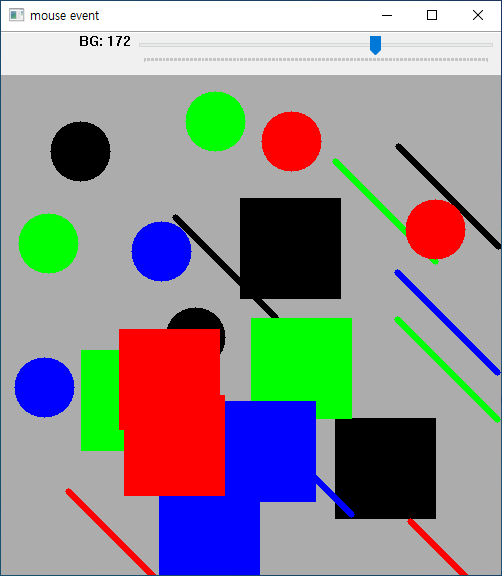
#> input picture exam/소프트웨어학과 2018E7175 정민기 실행화면1(도형 그리기).png, 502 x 576 px, given in place of the camera
$ python workshop_cctv_motion_sensor.py
#> lines starting #> are read from the running program, lines starting #| are printed output that depends on the picture
import numpy as np
import cv2

thresh = 25
max_diff = 5

a, b, c = None, None, None
cap = cv2.VideoCapture(0)
cap.set(cv2.CAP_PROP_FRAME_WIDTH, 480)
cap.set(cv2.CAP_PROP_FRAME_HEIGHT, 320)

if cap.isOpened():
    ret, a = cap.read()
#> a is the input picture: shape (576, 502, 3); mean B, G, R 145.5, 142, 144.9
    ret, b = cap.read()

    while ret:
        ret, c = cap.read()
        draw = c.copy()
        if not ret:
            break

        a_gray = cv2.cvtColor(a, cv2.COLOR_BGR2GRAY)
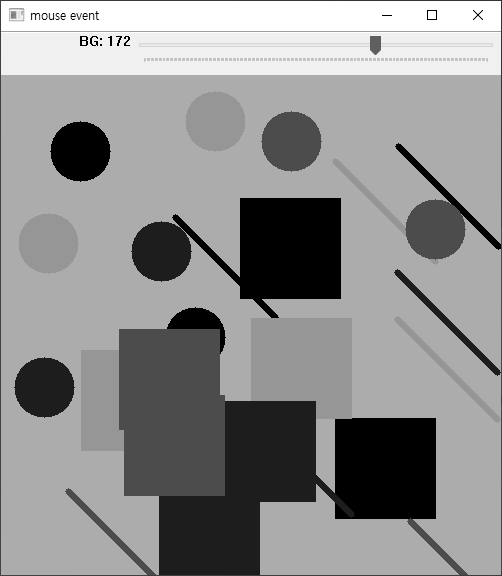
#> a_gray: shape (576, 502); min 0, max 255, mean 143.3
        b_gray = cv2.cvtColor(b, cv2.COLOR_BGR2GRAY)
        c_gray = cv2.cvtColor(c, cv2.COLOR_BGR2GRAY)

        diff1 = cv2.absdiff(a_gray, b_gray)
#> diff1: shape (576, 502); every value is 0
        diff2 = cv2.absdiff(b_gray, c_gray)

        ret, diff1_t = cv2.threshold(diff1, thresh, 255, cv2.THRESH_BINARY)
#> ret = 25
        ret, diff2_t = cv2.threshold(diff2, thresh, 255, cv2.THRESH_BINARY)

        diff = cv2.bitwise_and(diff1_t, diff2_t)

        k = cv2.getStructuringElement(cv2.MORPH_CROSS, (3, 3))
        diff = cv2.morphologyEx(diff, cv2.MORPH_OPEN, k)

        diff_cnt = cv2.countNonZero(diff)
#> diff_cnt = 0
        if diff_cnt > max_diff:
            nzero = np.nonzero(diff)
            cv2.rectangle(draw, (min(nzero[1]), min(nzero[0])),
                                (max(nzero[1]), max(nzero[0])), (0, 255 ,0), 2)
            cv2.putText(draw, "Motion Detected", (10, 30),
                                cv2.FONT_HERSHEY_DUPLEX, 0.5, (0, 0, 255))

        stacked = np.hstack((draw, cv2.cvtColor(diff, cv2.COLOR_GRAY2BGR)))
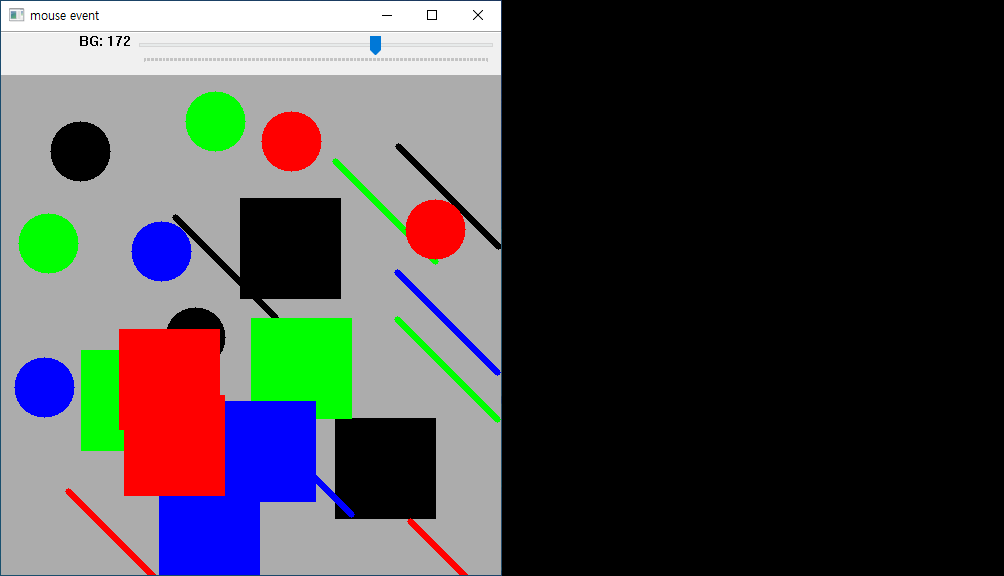
#> stacked: shape (576, 1004, 3); mean B, G, R 72.8, 71, 72.4
        cv2.imshow('motion sensor', stacked)

        a = b
        b = c

        if cv2.waitKey(1) & 0xFF == 27:
#> (key Esc is pressed here)
            break

$ run again, on exam/소프트웨어학과 2018E7175 정민기 실행화면2(이미지 저장하기).png
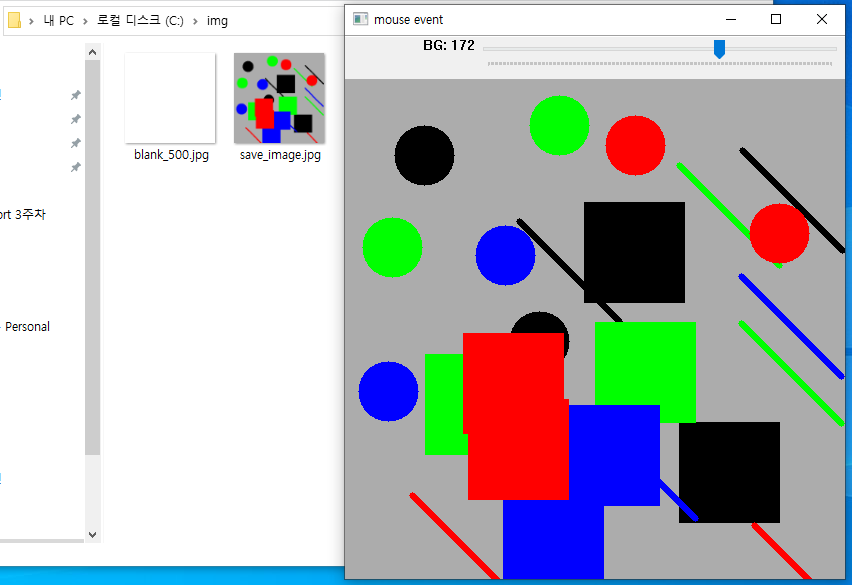
#> input picture exam/소프트웨어학과 2018E7175 정민기 실행화면2(이미지 저장하기).png, 852 x 585 px, given in place of the camera
#> a is the input picture: shape (585, 852, 3); mean B, G, R 186.7, 182.9, 181.1
#> `a_gray = cv2.cvtColor(a, cv2.COLOR_BGR2GRAY)`:
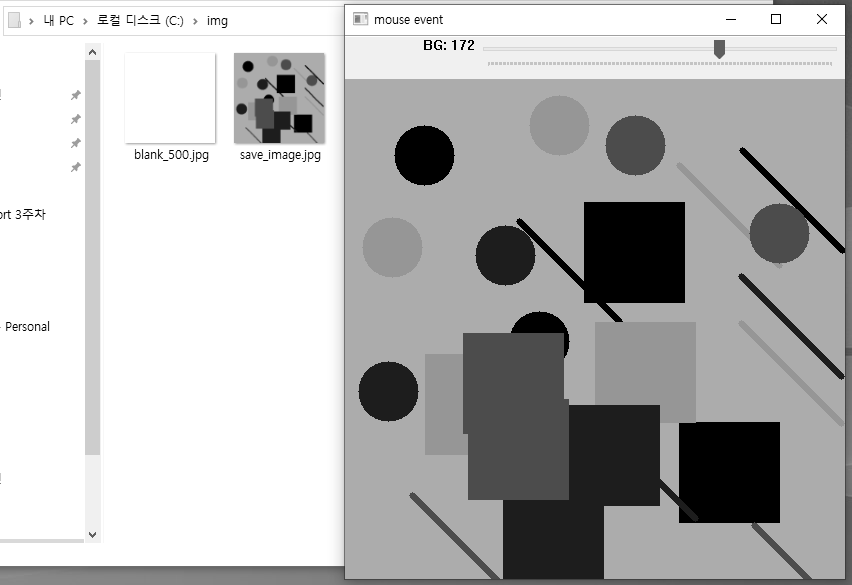
#> a_gray: shape (585, 852); min 0, max 255, mean 182.8
#> diff1: shape (585, 852); every value is 0
#> ret = 25
#> diff_cnt = 0
#> `stacked = np.hstack((draw, cv2.cvtColor(diff, cv2.COLOR_GRAY2BGR)))`:
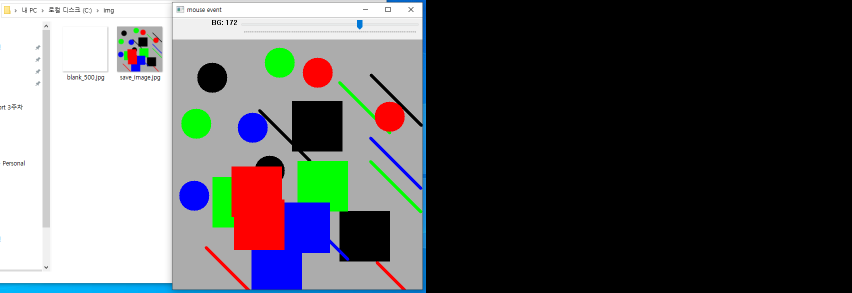
#> stacked: shape (585, 1704, 3) (shown at 1/2 size); mean B, G, R 93.4, 91.4, 90.5

$ run again, on exam/소프트웨어학과 2018E7175 정민기 실행화면3(이미지 불러오기).png
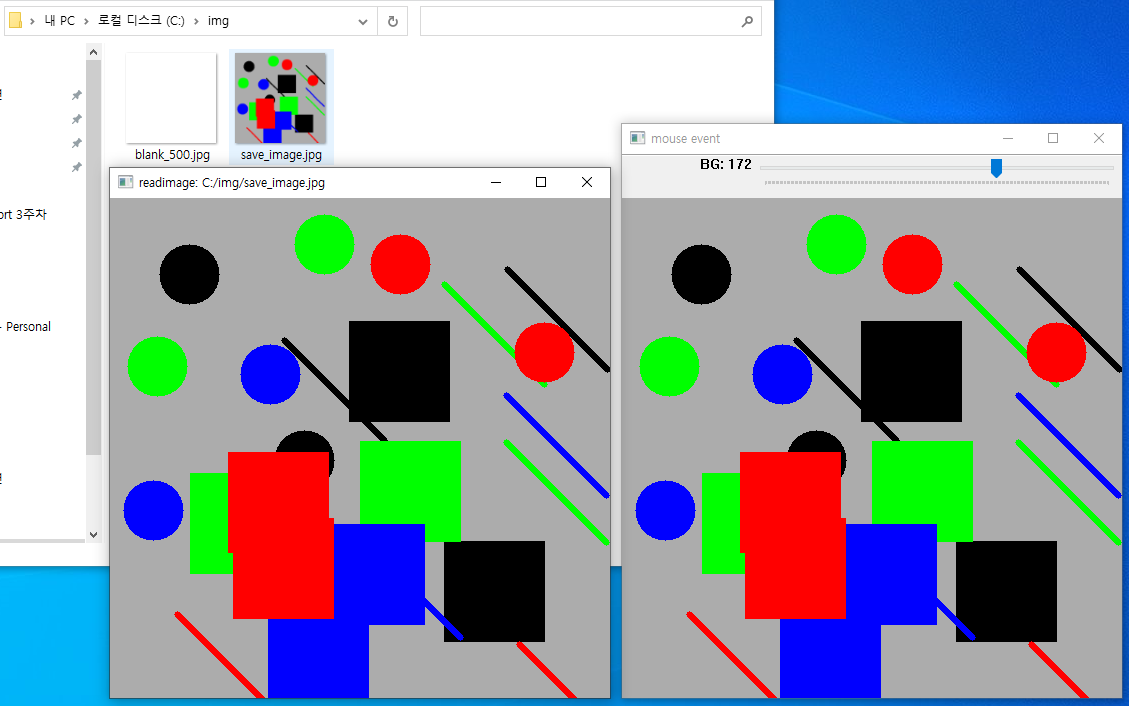
#> input picture exam/소프트웨어학과 2018E7175 정민기 실행화면3(이미지 불러오기).png, 1129 x 706 px, given in place of the camera
#> a is the input picture: shape (706, 1129, 3); mean B, G, R 170.8, 159, 150.8
#> `a_gray = cv2.cvtColor(a, cv2.COLOR_BGR2GRAY)`:
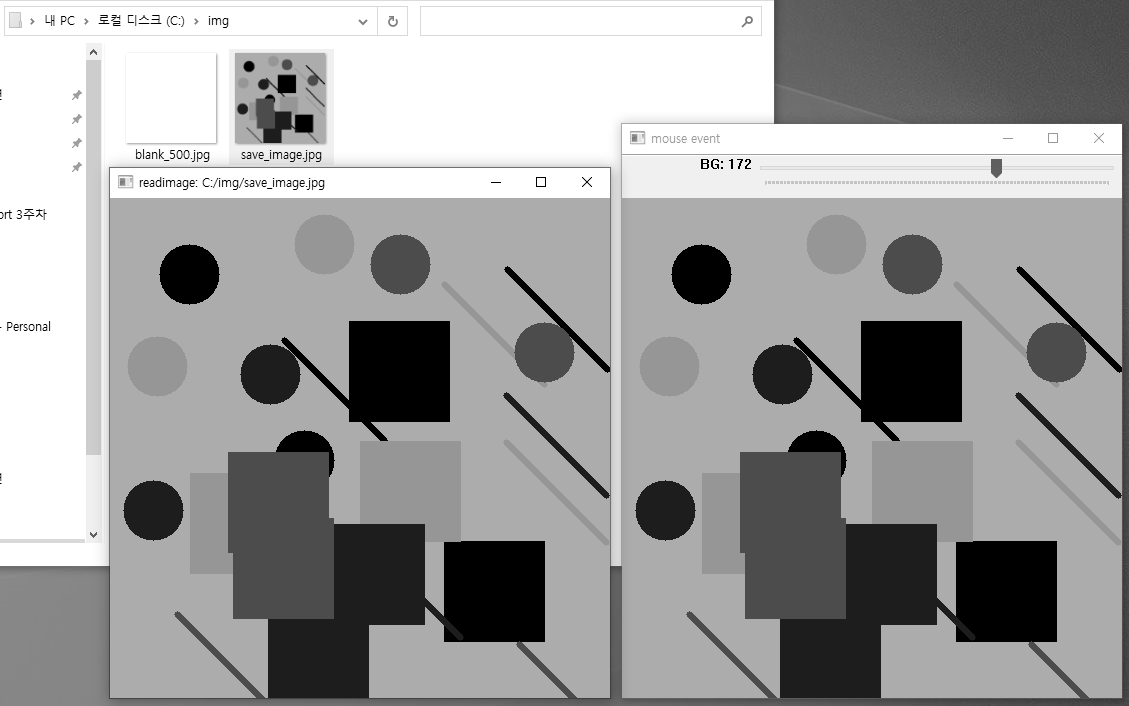
#> a_gray: shape (706, 1129); min 0, max 255, mean 157.9
#> diff1: shape (706, 1129); every value is 0
#> ret = 25
#> diff_cnt = 0
#> `stacked = np.hstack((draw, cv2.cvtColor(diff, cv2.COLOR_GRAY2BGR)))`:
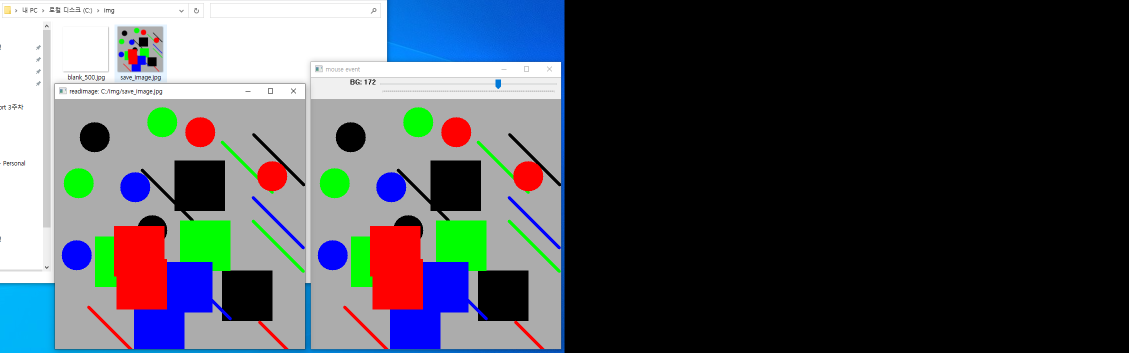
#> stacked: shape (706, 2258, 3) (shown at 1/2 size); mean B, G, R 85.4, 79.5, 75.4
